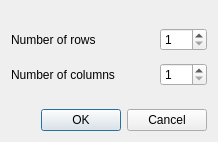
<?xml version="1.0" encoding="UTF-8"?>
<ui version="4.0">
 <class>Dialog</class>
 <widget class="QDialog" name="Dialog">
  <property name="geometry">
   <rect>
    <x>0</x>
    <y>0</y>
    <width>218</width>
    <height>142</height>
   </rect>
  </property>
  <property name="windowTitle">
   <string>Dialog</string>
  </property>
  <layout class="QGridLayout" name="gridLayout">
   <item row="5" column="0" colspan="3">
    <widget class="QDialogButtonBox" name="buttonBox">
     <property name="orientation">
      <enum>Qt::Horizontal</enum>
     </property>
     <property name="standardButtons">
      <set>QDialogButtonBox::Cancel|QDialogButtonBox::Ok</set>
     </property>
    </widget>
   </item>
   <item row="1" column="2">
    <widget class="QSpinBox" name="spinBoxRows">
     <property name="minimum">
      <number>1</number>
     </property>
     <property name="maximum">
      <number>100</number>
     </property>
    </widget>
   </item>
   <item row="3" column="0">
    <widget class="QLabel" name="label_2">
     <property name="text">
      <string>Number of columns</string>
     </property>
    </widget>
   </item>
   <item row="0" column="0">
    <spacer name="verticalSpacer_2">
     <property name="orientation">
      <enum>Qt::Vertical</enum>
     </property>
     <property name="sizeHint" stdset="0">
      <size>
       <width>20</width>
       <height>20</height>
      </size>
     </property>
    </spacer>
   </item>
   <item row="3" column="2">
    <widget class="QSpinBox" name="spinBoxCols">
     <property name="minimum">
      <number>1</number>
     </property>
     <property name="maximum">
      <number>100</number>
     </property>
    </widget>
   </item>
   <item row="1" column="0">
    <widget class="QLabel" name="label">
     <property name="text">
      <string>Number of rows</string>
     </property>
    </widget>
   </item>
   <item row="1" column="1">
    <spacer name="horizontalSpacer">
     <property name="orientation">
      <enum>Qt::Horizontal</enum>
     </property>
     <property name="sizeHint" stdset="0">
      <size>
       <width>40</width>
       <height>20</height>
      </size>
     </property>
    </spacer>
   </item>
   <item row="4" column="0">
    <spacer name="verticalSpacer">
     <property name="orientation">
      <enum>Qt::Vertical</enum>
     </property>
     <property name="sizeHint" stdset="0">
      <size>
       <width>20</width>
       <height>20</height>
      </size>
     </property>
    </spacer>
   </item>
   <item row="2" column="0">
    <spacer name="verticalSpacer_3">
     <property name="orientation">
      <enum>Qt::Vertical</enum>
     </property>
     <property name="sizeHint" stdset="0">
      <size>
       <width>20</width>
       <height>10</height>
      </size>
     </property>
    </spacer>
   </item>
  </layout>
 </widget>
 <resources/>
 <connections>
  <connection>
   <sender>buttonBox</sender>
   <signal>accepted()</signal>
   <receiver>Dialog</receiver>
   <slot>accept()</slot>
   <hints>
    <hint type="sourcelabel">
     <x>248</x>
     <y>254</y>
    </hint>
    <hint type="destinationlabel">
     <x>157</x>
     <y>274</y>
    </hint>
   </hints>
  </connection>
  <connection>
   <sender>buttonBox</sender>
   <signal>rejected()</signal>
   <receiver>Dialog</receiver>
   <slot>reject()</slot>
   <hints>
    <hint type="sourcelabel">
     <x>316</x>
     <y>260</y>
    </hint>
    <hint type="destinationlabel">
     <x>286</x>
     <y>274</y>
    </hint>
   </hints>
  </connection>
 </connections>
</ui>
